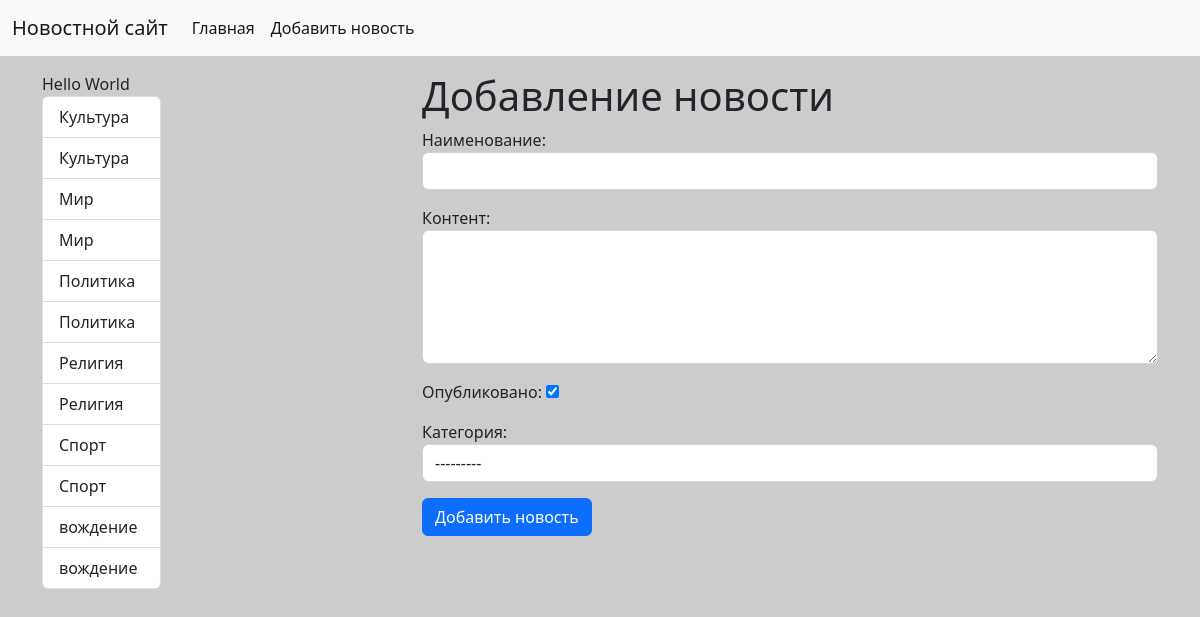
Page /news/news/add-news/ on the committed database.
### news/models.py (models this page shows)
class Category (models.Model):
    title = models.CharField(max_length=150, db_index=True, verbose_name="Наименование категорий")
    def get_absolute_url(self):
        return reverse('category', kwargs={'category_id': self.pk})
    def __str__(self):
        return self.title
    class Meta:
        verbose_name = "Категория"
        verbose_name_plural = "Категории"
        ordering = ["title"]

### news/views.py (the view)
# urls.py: path('news/add-news/', CreateNews.as_view(), name='add_news'),
class CreateNews(CreateView):
    form_class = NewsForm
    template_name = 'news/add_news.html'

### news/forms.py (shortened to what this page needs)
class NewsForm(forms.ModelForm):
    class Meta:
        model = News
        fields = ['title', 'content', 'is_published', 'category']
        widgets = {
            'title': forms.TextInput(attrs={"class": "form-control"}),
            'content': forms.Textarea(attrs={"class": "form-control", "rows" :"5"}),
            'category': forms.Select(attrs={"class": "form-control"}),
        }

### news/templatetags/news_tags.py (called while the page is built)
@register.inclusion_tag('news/list_categories.html')
def show_categories(arg1='Hello', arg2='World'):
    categories = Category.objects.all()
    return {"categories": categories, "arg1": arg1, "arg2":arg2}

### news/templates/news/add_news.html (shortened to what this page needs)
{% extends 'base.html' %}
{% block sidebar %}
{% include 'inc/_sidebar.html' %}
{% endblock %}
{% block content %}
<div class="col-md-8">
<h1>Добавление новости</h1>
<form action="{% url 'add_news' %}" method="post">
    {{ form.as_p }}
    <button type="submit" class="btn btn-primary btn-block">Добавить новость</button>
</form>
</div>
{% endblock %}

### news/templates/news/list_categories.html
<div class="col-md-4">
  {{ arg1 }} {{ arg2 }}
               <div class="list-group">
                 {% for item in categories %}
                  <a href="{% url 'category' item.pk %}" class="list-group-item list-group-item-action">{{ item.title }}</a>
                  <a href="{{ item.get_absolute_url }}" class="list-group-item list-group-item-action">{{ item.title }}</a>
                 {% endfor %}
              </div>
</div>

### rows in the picture
Category: title "Культура"
Category: title "Мир"
Category: title "Политика"
Category: title "Религия"
Category: title "Спорт"
Category: title "вождение"

### other values in the picture
{{ arg1 }} "Hello"
{{ arg2 }} "World"
